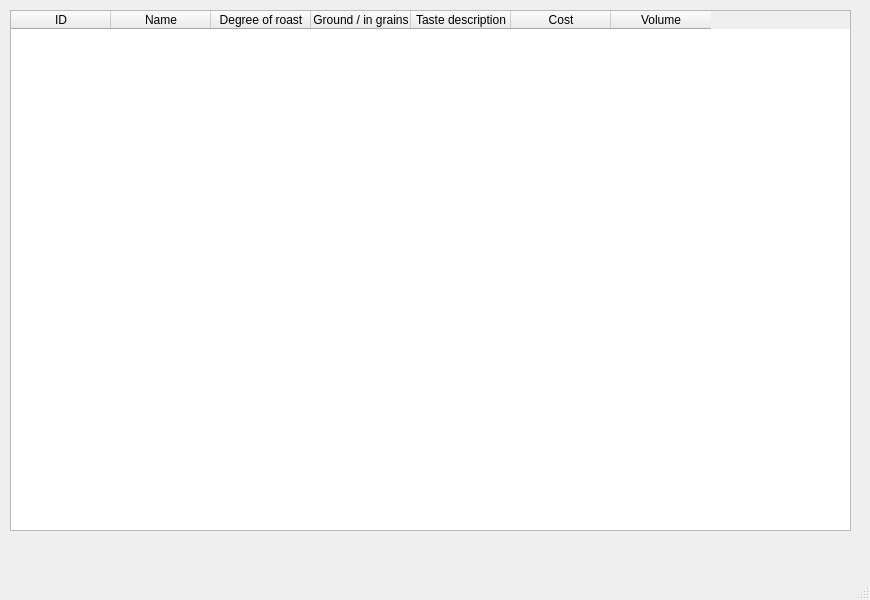
<?xml version="1.0" encoding="UTF-8"?>
<ui version="4.0">
 <class>MainWindow</class>
 <widget class="QMainWindow" name="MainWindow">
  <property name="geometry">
   <rect>
    <x>0</x>
    <y>0</y>
    <width>870</width>
    <height>600</height>
   </rect>
  </property>
  <property name="windowTitle">
   <string>Всё о кофе</string>
  </property>
  <widget class="QWidget" name="centralwidget">
   <widget class="QTableWidget" name="tableWidget">
    <property name="geometry">
     <rect>
      <x>10</x>
      <y>10</y>
      <width>841</width>
      <height>521</height>
     </rect>
    </property>
    <column>
     <property name="text">
      <string>ID</string>
     </property>
    </column>
    <column>
     <property name="text">
      <string>Name</string>
     </property>
    </column>
    <column>
     <property name="text">
      <string>Degree of roast</string>
     </property>
    </column>
    <column>
     <property name="text">
      <string>Ground / in grains</string>
     </property>
    </column>
    <column>
     <property name="text">
      <string>Taste description</string>
     </property>
    </column>
    <column>
     <property name="text">
      <string>Cost</string>
     </property>
    </column>
    <column>
     <property name="text">
      <string>Volume</string>
     </property>
    </column>
   </widget>
  </widget>
  <widget class="QMenuBar" name="menubar">
   <property name="geometry">
    <rect>
     <x>0</x>
     <y>0</y>
     <width>870</width>
     <height>26</height>
    </rect>
   </property>
  </widget>
  <widget class="QStatusBar" name="statusbar"/>
 </widget>
 <resources/>
 <connections/>
</ui>
